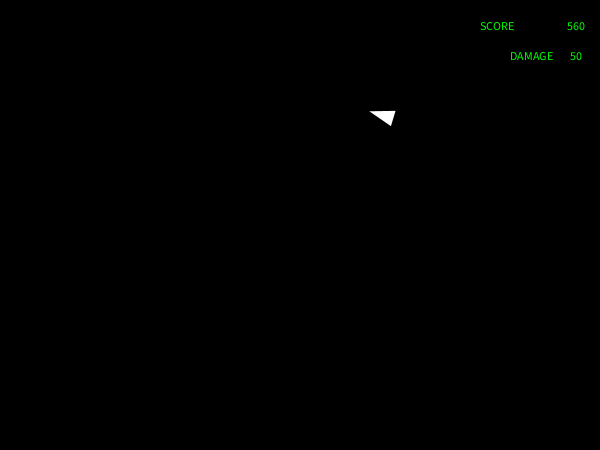
Frame 1 (no input)
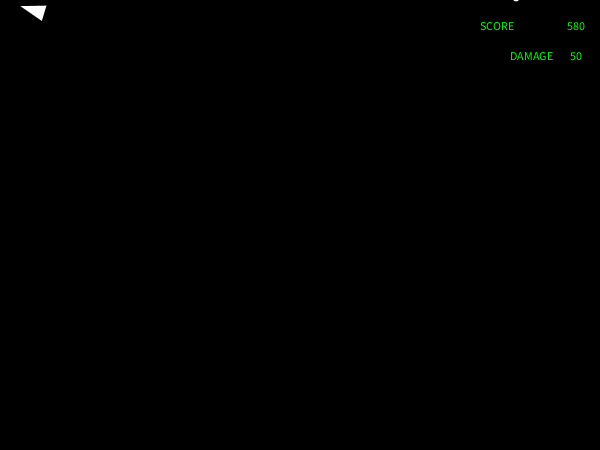
Frame 60 (the mouse pressed at the canvas centre just before this capture)
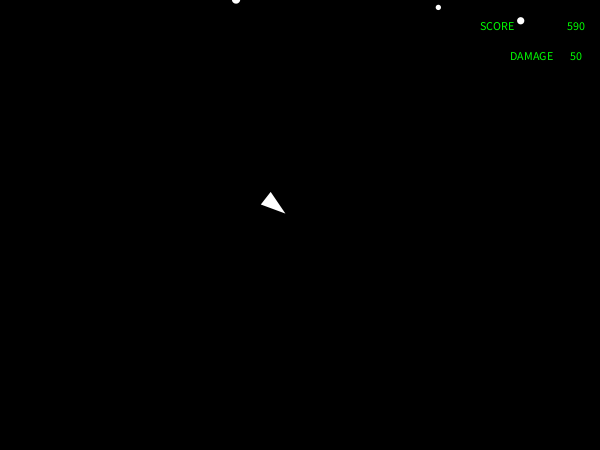
Frame 120 (the mouse held since frame 60 and released just before this capture)

The Processing sketch that drew these frames (run headless with seeded random() and noise(); from frame 60 on, the mouse is pressed at the canvas centre):

// Processing sketch: processing_96956
// ── processing_96956.pde

ArrayList asteroides = new ArrayList();
ArrayList n = new ArrayList();

//declaramos variables
PVector gravedad, posicionasteroide, posicionnave, pscompasteroide, pscompnav;
int numeronav = 1;
boolean navecreada = false;
int lastRecordedasteroide = 0;
int lastRecordedgrav = 0;
int intervalasteroide = 500;
int intervalgrav = 10000;
int damage = 50;
int score = 0;
int resultado = 0;
boolean finaljuego = false;


void setup() {
  size(600, 450);
  smooth(); 

  //inicializamos variables
  gravedad = new PVector(0.0001, 0.0005);
  posicionnave= new PVector(random(width), random(height));
  nave fol = new nave(posicionnave, random(0.01, 0.05), random(10, 20));
  n.add(fol);
}

void draw() {

  background(0);
  
  ///////////////////////// TEXT //////////////////////////////////
  
  if(damage>=0){
  fill(0,255,0);
  score=second()*10;
  text("SCORE ", width-120, 30);
  textAlign(RIGHT);
  text(score, width-15, 30);
  textAlign(LEFT);
  text("DAMAGE ", width-90, 60);
  text(damage, width-30, 60);
  noStroke();
  }
  
  
  
  posicionasteroide= new PVector(random(width), -10);
  posicionnave= new PVector(random(width), random(height));
  
  
   ///////////////// CONTROLADOR NIVEL ///////////////////////////
   
   if(millis()>20000){
     intervalasteroide = 250;
   }
   
     if(millis()>40000){
     intervalasteroide = 125;
   }
   
     if(millis()>60000){
     intervalasteroide = 75;
   }
   
    if(millis()>80000){
     intervalasteroide = 30;
   }
   
  
  ///////////////// CONTROLADOR TIEMPO ///////////////////////////
  
  if(millis()-lastRecordedasteroide>intervalasteroide){
   //creamos asteroides
asteroide c = new asteroide(posicionasteroide);
  asteroides.add(c);
   lastRecordedasteroide = millis();
  }
  
  
    if(millis()-lastRecordedgrav>intervalgrav){
       if (gravedad.x == 0.0001){
         gravedad.x = -0.0001;
         lastRecordedgrav = millis();
       }else{
         gravedad.x = 0.0001;
         lastRecordedgrav = millis();
       }
     }
  
  
  //////////////// INICIAR CLASES /////////////////////////////
  
  
  if (navecreada==false){
  for (int i=0; i<numeronav; i++){
     for (int e=0; e<n.size(); e++) {
     nave tempF = (nave) n.get(e);
    tempF.run();
    pscompnav=tempF.pos;
     }
  }
  }
  

  for (int i=0; i<asteroides.size(); i++) {
    asteroide c = (asteroide) asteroides.get(i);
    c.addForce(gravedad);
    c.run();
    pscompasteroide=c.posicion;
    
    
    if(((pscompnav.x)-(pscompasteroide.x)<7 && (pscompnav.x)-(pscompasteroide.x)>-7) && ((pscompnav.y)-(pscompasteroide.y)<7 && (pscompnav.y)-(pscompasteroide.y)>-7)){
    damage = damage-1;
    } 
  }
  
  
  if(damage<0){
    if(finaljuego==false){
    resultado=score;
    finaljuego=true;
    }
    
    textAlign(CENTER);
    fill(0,255,0);
   text("GAME OVER ", width/2, height/2);
   text("Your score is", width/2, height/2+20);
   text(resultado, width/2, height/2+40);
   textAlign(LEFT);
  }
}


class asteroide {

  PVector posicion, velocidad, acceleracion;
  float friccion, mySize, myMass;

  asteroide(PVector _posicion) {
    posicion = _posicion;
    velocidad = new PVector(0,0);
    acceleracion = new PVector(0,0);
    mySize = random(4,10);
    myMass = 25-mySize;
    myMass /=150;
    friccion = 0.3;
  }

  void run() {
    update();
    drawMe();
  }

  void update() {  
    //Añadimos el valor de gravedad (aceleración) a la velocidad y velocidad a posición
    velocidad.add(acceleracion);
    posicion.add(velocidad);
    acceleracion.mult(0);

  }

  void drawMe() {

    fill(255);
    noStroke();
    ellipse(posicion.x,posicion.y,mySize,mySize);
  }

  void addForce(PVector _f) {

    PVector f = PVector.div(_f,myMass);
   
    acceleracion = f;
  }
}

class nave{
  //variables
  PVector pos;
  float vel;
  float sz; 
  //constructor
  nave(PVector _pos, float _v, float _sz){
    pos = _pos;
    vel = _v;
    sz = _sz;
  }
  void run(){
    actualizar();
    dibujar();
  }
  void actualizar(){
    PVector mouse = new PVector(mouseX,mouseY);
    mouse.sub(pos);
    mouse.mult(vel);
    pos.add(mouse);
    
  }

  void dibujar(){
    fill(255);
  pushMatrix();     
  float a = atan2(mouseY-pos.y, mouseX-pos.x);
  translate(pos.x,pos.y);
  rotate(a);
  triangle(0,0,-25,-8,-25,8);
  popMatrix(); 
  }
}
